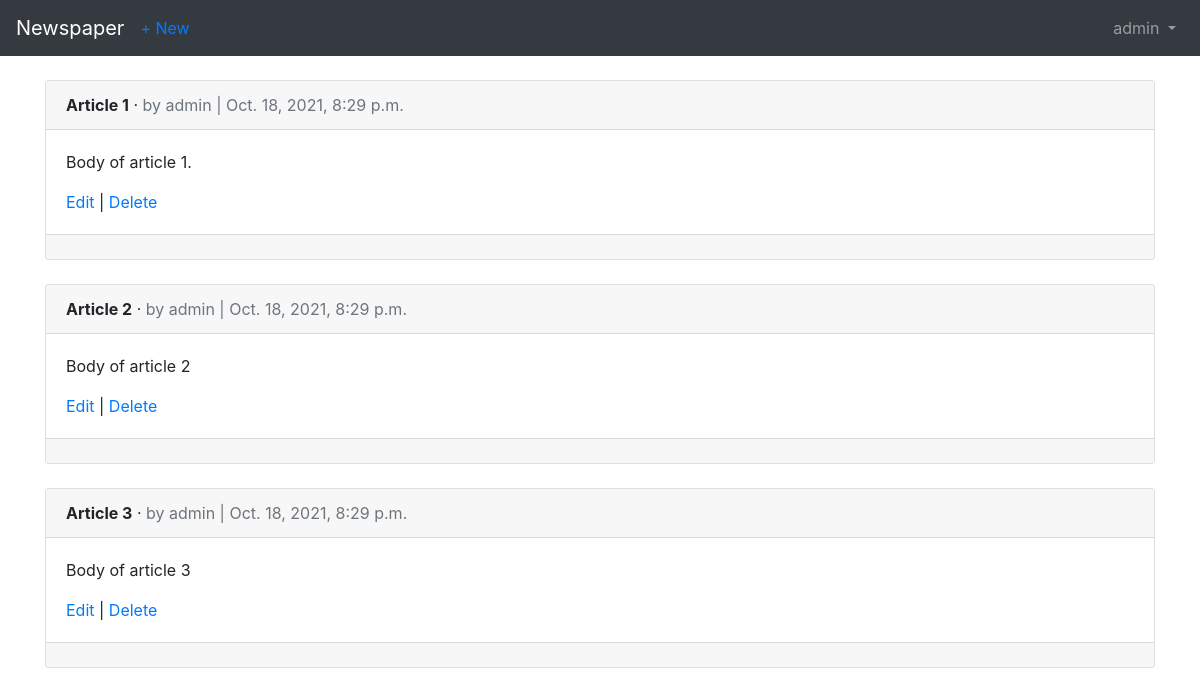
The page /articles/ (signed in) on the database as committed earlier.
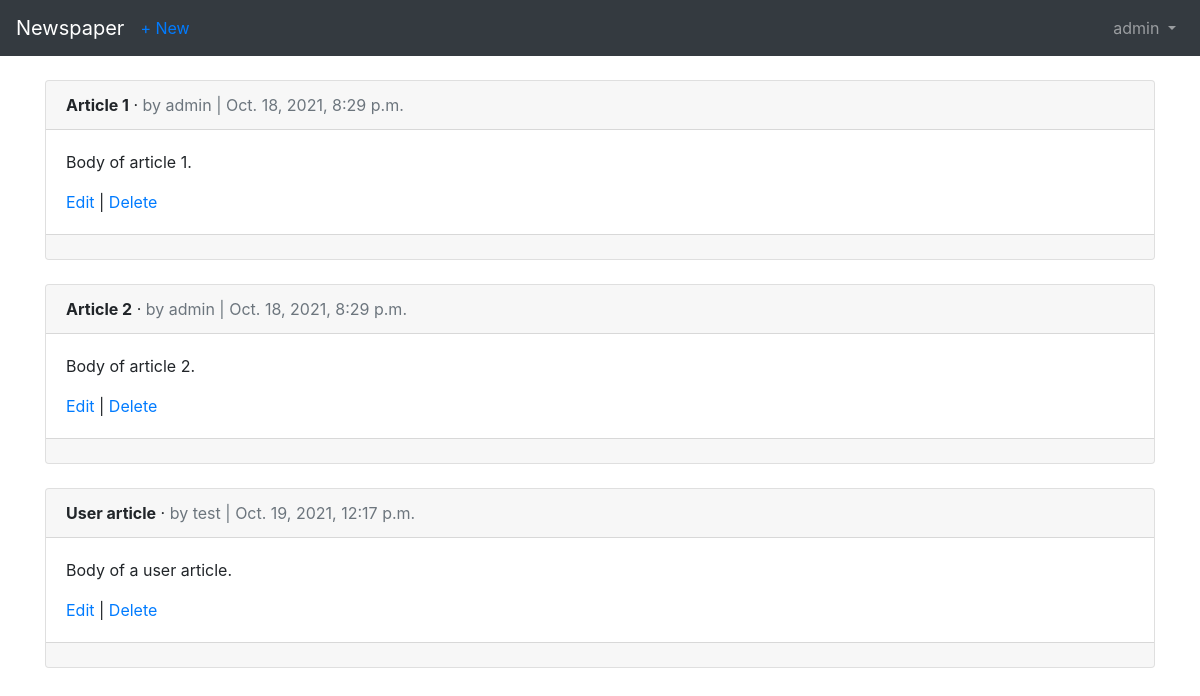
The same page on the database as committed later.
### users/models.py (models this page shows)
class CustomUser(AbstractUser):
    age = models.PositiveIntegerField(null=True, blank=True)

### articles/models.py (models this page shows, shortened)
class Article(models.Model):
    title = models.CharField(max_length=255)
    body = models.TextField()
    date = models.DateTimeField(auto_now_add=True)
    author = models.ForeignKey(
        get_user_model(),
        on_delete=models.CASCADE,
    )

### articles/views.py (the view)
# urls.py: path('', ArticleListView.as_view(), name='article_list'),
class ArticleListView(LoginRequiredMixin, ListView):
    model = Article
    template_name = 'article_list.html'
    login_url = 'login'

### templates/article_list.html (shortened to what this page needs)
{% extends 'base.html' %}
{% block content %}
    {% for article in object_list %}
        <div class="card">
            <div class="card-header">
                <span class="font-weight-bold">{{ article.title }}</span> &middot;
                <span class="text-muted">by {{ article.author }} | {{ article.date }}</span>
            </div>
            <div class="card-body">
                <p>{{ article.body }}</p>
            <a href="{% url 'article_edit' article.pk %}">Edit</a> | <a href="{% url 'article_delete' article.pk %}">Delete</a>
            </div>
            <div class="card-footer">
            </div>
        </div>
        <br />
    {% endfor %}
{% endblock content %}

### templates/base.html (shortened to what this page needs)
<!DOCTYPE html>
<html lang="en">
<head>
    <link rel="stylesheet"
    href="https://stackpath.bootstrapcdn.com/bootstrap/4.1.3/css/bootstrap.min.css"
>
</head>
<body>
    <nav class="navbar navbar-expand-md navbar-dark bg-dark mb-4">
    <a class="navbar-brand" href="{% url 'home' %}">Newspaper</a>
    {% if user.is_authenticated %}
        <ul class="navbar-nav mr-auto">
            <li class="nav-item"><a href="{% url 'article_new' %}">+ New</a></li>
        </ul>
    {% endif %}
    <div class="collapse navbar-collapse" id="navbarCollapse">
        {% if user.is_authenticated %}
            <ul class="navbar-nav ml-auto">
                <li class="nav-item">
                    <a class="nav-link dropdown-toggle" href="#" id="userMenu"
                    data-toggle="dropdown" aria-haspopup="true"
                    aria-expanded="false">
                    {{ user.username }}
                    </a>
                </li>
            </ul>
        {% endif %}
    </div>
    </nav>
    <div class="container">
        {% block content %}
        {% endblock content %}
    </div>
</body>
</html>

Rows that differ between the two databases and show on the page:
removed Article: title "Article 3", author "admin", date "Oct. 18, 2021, 8:29 p.m.", body "Body of article 3"
changed Article "Article 2": body "Body of article 2" → "Body of article 2."
added Article: title "User article", author "test", date "Oct. 19, 2021, 12:17 p.m.", body "Body of a user article."
